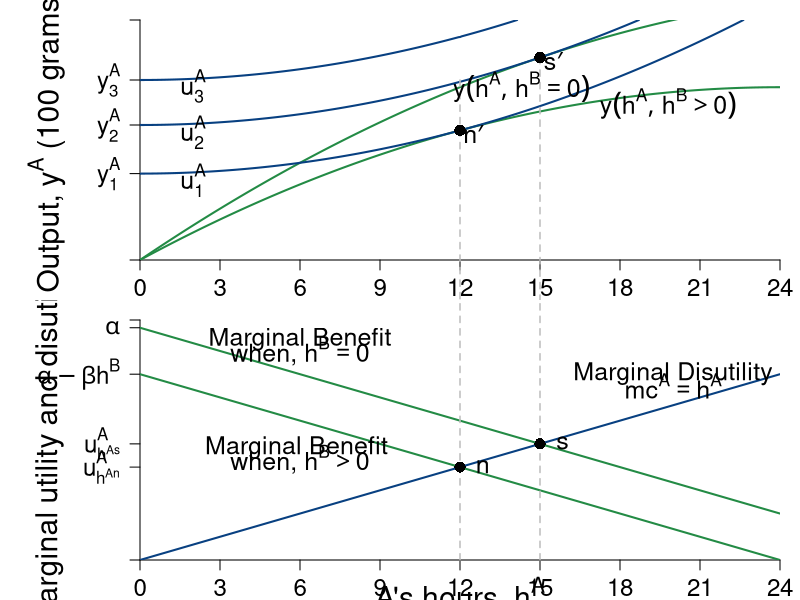

Write R code to recreate this figure.
require(shape)
pdf(file = "coordination_failures/mb_mc_hours.pdf", width = 9, height = 12)

#Set parameters for graphics
pointsize <- 1.8
axislabelsize <- 1.8
labelsize <- 1.5
namesize <- 1.8
annotatesize <- 1.5
graphlinewidth <- 2
segmentlinewidth <- 1.5

COL <- c("#7fc97f", "#beaed4", "#fdc086", "#ffff99", "#386cb0", "#f0027f", "#bf5b17", "#666666")
COLA <- c("#99d8c9","#66c2a4","#41ae76", "#238b45", "#005824")
COLB <- c("#4eb3d3", "#2b8cbe", "#0868ac","#084081")


#Need to create a stacked graph and 
#use the option mfrow = c(2,1) for that
par(mar =  c(2, 7, 1, 1), mfrow = c(2,1))

indiffA <- function(ea, uA = 46.08) {
  uA + (1/2)*(ea)^2
}

output <- function(ea, eb = 12, alpha = 30, beta = 1/2){
  (alpha - beta*(ea+eb))*ea
}

uA <- function(ea, ya = output) {
  ya - 0.5*(ea)^2
}

mrsA <- function(ea){
  ea
}

slopeline <- function(ea, yint = 0.5, slope = 2){
  yint + slope*ea
}


xlims <- c(0, 24)
ylims <- c(0, 400)

npts <- 501 
x <- seq(xlims[1], xlims[2], length.out = npts)
y <- seq(ylims[1], ylims[2], length.out = npts) 
a <- c(uA(ea = 12, output(ea = 12, eb = 12)), uA(ea = 15, output(ea = 15, eb = 0)), 300)

plot(0, 0, xlim = xlims, ylim = ylims, type = "n",
     xlab = expression(paste("")),
     ylab = expression(paste("")), 
     xaxt = "n", 
     yaxt = "n", 
     cex.lab = axislabelsize, 
     bty = "n",
     xaxs="i", 
     yaxs="i")

# ticksy <- seq(from = 0, to = ylims[2], by = 2)
# ylabels <- seq(from = 0, to = ylims[2], by = 2)
ticksx <- seq(from = 0, to = xlims[2], by = 3)
xlabels <- seq(from = 0, to = xlims[2], by = 3)
ticksy <- c(0, 144, 225, 300, ylims[2])
ylabels <- c(NA, expression(paste(y[1]^A)), expression(paste(y[2]^A)), expression(paste(y[3]^A)), NA)
# ticksx <- c(0, 6.9, 12, 9.6, 16, 24, 26)
# xlabels <- c(NA, expression(paste(e^A,"*")), expression(paste(1/2*beta)), expression(paste(e^{AN})), expression(paste(alpha)), expression(paste(1/beta)), NA)

axis(1, at = ticksx, pos = 0, labels = xlabels, cex.axis= labelsize - 0.05)
axis(2, at = ticksy, pos = 0, labels = ylabels, las = 1, cex.axis= labelsize - 0.05)

npts <- 500 
xx1 <- seq(xlims[1], xlims[2], length.out = npts)

lines(xx1, output(xx1, eb = 0), col = COLA[4], lwd = graphlinewidth)
lines(xx1, output(xx1, eb = 12), col = COLA[4], lwd = graphlinewidth)

contour(x, y,
        outer(x, y, uA),
        drawlabels = FALSE,
        col = COLB[4],
        lwd = graphlinewidth,
        levels = a,
        xaxs="i",
        yaxs="i",
        add = TRUE)

segments(12, 300, 12, -300, lty = 2, col = "gray", lwd = segmentlinewidth, xpd = 350)
segments(15, output(ea = 15, eb = 0), 15, -300, lty = 2, col = "gray", lwd = segmentlinewidth, xpd = 350)

# segments(2, 0, 2, ylims[2], lty = 2, col = "gray" , lwd = segmentlinewidth)
# segments(6, 0, 6, ylims[2], lty = 2, col = "gray" , lwd = segmentlinewidth)

#Axis labels
#mtext(expression(paste("A's hours, ", h^A)), side=1, line = 3.2, cex = axislabelsize)
#text(0.5*xlims[2], -40, expression(paste("A's hours, ", h^A)), xpd = TRUE, cex = axislabelsize)
text(-3.5, 0.5*ylims[2], expression(paste("Output, ", y^A," (100 grams)")), xpd = TRUE, cex = axislabelsize, srt = 90)

# text(-0.9, 0.5*ylims[2], expression(paste("Output, ", y^A)), xpd = TRUE, cex = axislabelsize, srt = 90)
# text(5, 12, expression(paste("slope", phantom()==h^A, phantom() == 2)), cex = annotatesize)
# Arrows(3.6, 12, 2.4, 12, col = "black", lty = 1, lwd = 2, arr.type = "triangle", arr.lwd = 0.5)
# text(9, 28, expression(paste("slope", phantom()==h^A, phantom() == 6)), cex = annotatesize)
# Arrows(7.6, 28, 6.4, 28, col = "black", lty = 1, lwd = 2, arr.type = "triangle", arr.lwd = 0.5)

#Label the iso-welfare functions for the HG, Aisha
text(2, 133, expression(u[1]^A), cex = annotatesize)
text(2, 213, expression(u[2]^A), cex = annotatesize)
text(2, 290, expression(u[3]^A), cex = annotatesize)

points(12, output(ea = 12), pch = 16, col = "black", cex = 1.5)
text(12 + 0.5, output(ea = 12) - 6, expression(paste(n*minute)), cex = annotatesize)

points(15, output(ea = 15, eb = 0), pch = 16, col = "black", cex = 1.5)
text(15 + 0.5, output(ea = 15, eb = 0) - 6, expression(paste(s*minute)), cex = annotatesize)


text(14.3, 288, expression(paste(y(h^A, h^B == 0))), cex = annotatesize)
text(19.8, 260, expression(paste(y(h^A, h^B >0))), cex = annotatesize)



MBenefit <- function(ea, eb = 12, alpha = 30, beta = 1/2) {
  (alpha - beta*eb - 2*beta*ea)
}

MCost <- function(ea, slope = 1, intercept = 0){
  slope*ea
}


xlims <- c(0, 24)
ylims <- c(0, 31)

npts <- 501 
x <- seq(xlims[1], xlims[2], length.out = npts)
y <- seq(ylims[1], ylims[2], length.out = npts) 
a <- c(12, 46.08, 90)

plot(0, 0, xlim = xlims, ylim = ylims, type = "n",
     xlab = expression(paste("")),
     ylab = expression(paste("")), 
     xaxt = "n", 
     yaxt = "n", 
     cex.lab = axislabelsize, 
     bty = "n",
     xaxs="i", 
     yaxs="i")

# ticksy <- seq(from = 0, to = ylims[2], by = 2)
# ylabels <- seq(from = 0, to = ylims[2], by = 2)
# ticksx <- seq(from = 0, to = xlims[2], by = 2)
# xlabels <- seq(from = 0, to = xlims[2], by = 2)
ticksy <- c(0, MBenefit(12), MBenefit(15, eb = 0), MBenefit(ea = 0), 30, ylims[2])
ylabels <- c(NA, expression(paste(u[h^An]^A)), expression(paste(u[h^As]^A)), expression(paste(alpha - beta*h^B)), expression(paste(alpha)), NA)
# ticksx <- c(0, 12, 15, 24, 30, xlims[2])
# xlabels <- c(0, 12, 15, 24, 30, xlims[2])
ticksx <- seq(xlims[1], xlims[2], 3)
xlabels <- seq(xlims[1], xlims[2], 3)
#xlabels <- c(NA, expression(paste(h[1]^A)), expression(paste(h[2]^A)), expression(paste(frac(alpha - beta*h^b,2*beta) )), expression(paste(frac(alpha,2*beta) )), NA)

axis(1, at = ticksx, pos = 0, labels = xlabels ,las = 1, cex.axis = labelsize - 0.05)
axis(2, at = ticksy, pos = 0, labels = ylabels, las = 1, cex.axis = labelsize - 0.05)
#text(x = c(0, 12, 15, 24, 30, xlims[2]), par("usr")[3] - 0.4, labels = xlabels, srt = 0, pos = 1, xpd = TRUE, cex = labelsize - 0.05)

#mtext(expression(paste("Aram's hours, ", h^A)), side=1, line = 4, cex = axislabelsize)
text(0.5*xlims[2], -4.5, expression(paste("A's hours, ", h^A)), xpd = TRUE, cex = axislabelsize)
text(-3.5, 0.5*ylims[2], expression(paste("A's marginal utility and disutility, ", u[h^A]^A)), xpd = TRUE, cex = axislabelsize, srt = 90) 

npts <- 500 
xx1 <- seq(xlims[1], xlims[2], length.out = npts)
xx2 <- seq(4, 8, length.out = npts)

lines(xx1, MBenefit(xx1, eb = 12), col = COLA[4], lwd = graphlinewidth)
lines(xx1, MBenefit(xx1, eb = 0), col = COLA[4], lwd = graphlinewidth)
lines(xx1, MCost(xx1), col = COLB[4], lwd = graphlinewidth)

#For NE hours = 12
# segments(0, 12, 12, 12, lty = 2, col =  "gray", lwd = segmentlinewidth)
segments(12, 0, 12, 300, lty = 2, col = "gray", lwd = segmentlinewidth, xpd = 350)
segments(15, 0, 15, 300, lty = 2, col = "gray", lwd = segmentlinewidth, xpd = 350)


#segments(0, 12, 300, 12, lty = 2, col =  "gray", lwd = segmentlinewidth, xpd = TRUE)

#For P-efficient hours = 10
#segments(0, MBenefit(15, eb = 0), 15, MBenefit(15, eb = 0), lty = 2, col = "gray" , lwd = segmentlinewidth)
#segments(15, 0, 15, MBenefit(15, eb = 0),  lty = 2, col = "gray" , lwd = segmentlinewidth)


text(6, 28.5, expression(paste("Marginal Benefit")), cex = labelsize)
text(6, 27, expression(paste("when, ", h^B== 0 )), cex = labelsize)
#text(8, 26.5, expression(paste("Marginal Benefit")), cex = labelsize)
#text(8, 25, expression(paste("when, ", h^B== 0 )), cex = labelsize)
#text(11.5, 24.3, expression(paste(mb^A== alpha - 2*beta*h^A )), cex = labelsize)
#text(11.5, 22.5, expression(paste("when, ", h^B== 0 )), cex = labelsize)

text(6, 14.5, expression(paste("Marginal Benefit ")), cex = labelsize)
text(6, 13, expression(paste("when, ", h^B > 0 )), cex = labelsize)
#text(5.5, 15.5, expression(paste("Marginal Benefit ")), cex = labelsize)
#text(5.5, 14, expression(paste("when, ", h^B > 0 )), cex = labelsize)
#text(24.5, 13.5, expression(paste(mb^A == alpha - beta*h^B - 2*beta*h^A)), cex = labelsize)
#text(24.5, 12, expression(paste("when, ", h^B > 0 )), cex = labelsize)
#Arrows(21.5, 12.5, 17, 8, col = "black", lty = 1, lwd = 2, arr.type = "triangle", arr.lwd = 0.5)


text(20, 24, expression(paste("Marginal Disutility")), cex = labelsize)
text(20, 22.5, expression(paste(mc^A == h^A)), cex = labelsize)




points(12, 12, pch = 16, col = "black", cex = 1.5)
text(12 + 0.85, 12.1, expression(paste(n)), cex = labelsize)

points(15, 15, pch = 16, col = "black", cex = 1.5)
text(15 + 0.85, 15.1, expression(paste(s)), cex = labelsize)

#Label the iso-welfare functions for the HG, Aisha
text(9.7, 60, expression(u[1]^A),  cex= labelsize - 0.05)
text(7.6, 60, expression(u[2]^A), cex= labelsize - 0.05)
text(4.8, 60, expression(u[3]^A), cex= labelsize - 0.05)


dev.off()
